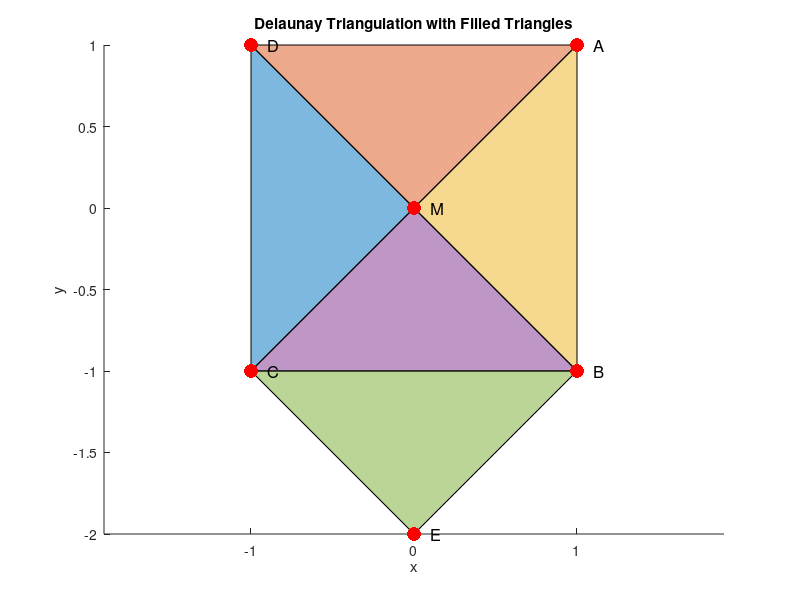

This chart was generated by the following MATLAB code:
% Define the points
A = [1, 1];
B = [1, -1];
C = [-1, -1];
D = [-1, 1];
E = [0, -2];
lambda = 0; % Set lambda value for M
M = [0, lambda];

points = [A; B; C; D; E; M];

% Perform Delaunay triangulation
tri = delaunay(points(:, 1), points(:, 2));

% Number of triangles
num_triangles = size(tri, 1);

% Count edges
edges = [];
for i = 1:num_triangles
    edges = [edges; sort([tri(i, 1), tri(i, 2)]); 
                   sort([tri(i, 2), tri(i, 3)]); 
                   sort([tri(i, 3), tri(i, 1)])];
end

% Remove duplicate edges
edges = unique(edges, 'rows');

% Number of edges
num_edges = size(edges, 1);

% Display results
fprintf('Number of triangles: %d\n', num_triangles);
fprintf('Number of edges: %d\n', num_edges);

% Plot the points and filled triangles
figure;
hold on;

% Plot filled triangles
colors = lines(num_triangles); % Generate colors
for i = 1:num_triangles
    fill(points(tri(i, :), 1), points(tri(i, :), 2), colors(i, :), 'FaceAlpha', 0.5, 'EdgeColor', 'k');
end

% Plot points
scatter(points(:, 1), points(:, 2), 100, 'r', 'filled'); % Plot points
text(points(:, 1) + 0.1, points(:, 2), {'A', 'B', 'C', 'D', 'E', 'M'}, 'FontSize', 12);

hold off;
axis equal;
title('Delaunay Triangulation with Filled Triangles');
xlabel('x');
ylabel('y');
